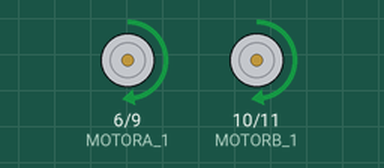
A sketch run on a simulated Arduino Uno, built with avr-gcc and run on an emulated ATmega328P. Shown: motor-driver pin pairs drawn as motors (green arrow = first pin HIGH = forward, orange = second pin HIGH = backward, longer = more drive).

Above: at 0.5 s.
At 2.5 s:
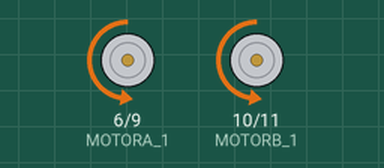
At 3.5 s:
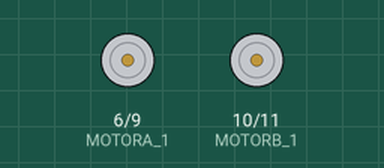
Timing chart, 0 to 5.2 s (numbered marks = the images above):
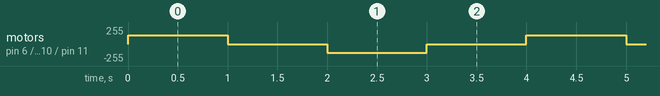

Measured:
- by itself, motor on pin 6 (MOTORA_1) / pin 9 (MOTORA_2), motor on pin 10 (MOTORB_1) / pin 11 (MOTORB_2): repeats every 4.0 s: stopped 1.0 s, backward 128/255 1.0 s, stopped 1.0 s, forward 128/255 1.0 s

The sketch:

another_test.ino
```cpp
//#define FIND REPLACE-WITH
#define MOTORA_1 6
#define MOTORA_2 9
#define MOTORB_1 10
#define MOTORB_2 11

void setup() {
  //pinMode(PIN Number,OUTPUT)
  pinMode(MOTORA_1, OUTPUT);
  pinMode(MOTORA_2, OUTPUT);
  pinMode(MOTORB_1, OUTPUT);
  pinMode(MOTORB_2, OUTPUT);

  digitalWrite(MOTORA_1, LOW);
  digitalWrite(MOTORA_2, LOW);
  digitalWrite(MOTORB_1, LOW);
  digitalWrite(MOTORB_2, LOW);
}

void loop() {

  analogWrite(MOTORA_1, 128);

  analogWrite(MOTORB_1, 128);

  delay(1000);

  analogWrite(MOTORA_1, 0);

  analogWrite(MOTORB_1, 0);
  delay(1000);


  analogWrite(MOTORA_2, 128);

  analogWrite(MOTORB_2, 128);

  delay(1000);

  analogWrite(MOTORA_2, 0);

  analogWrite(MOTORB_2, 0);
  delay(1000);
}
```
